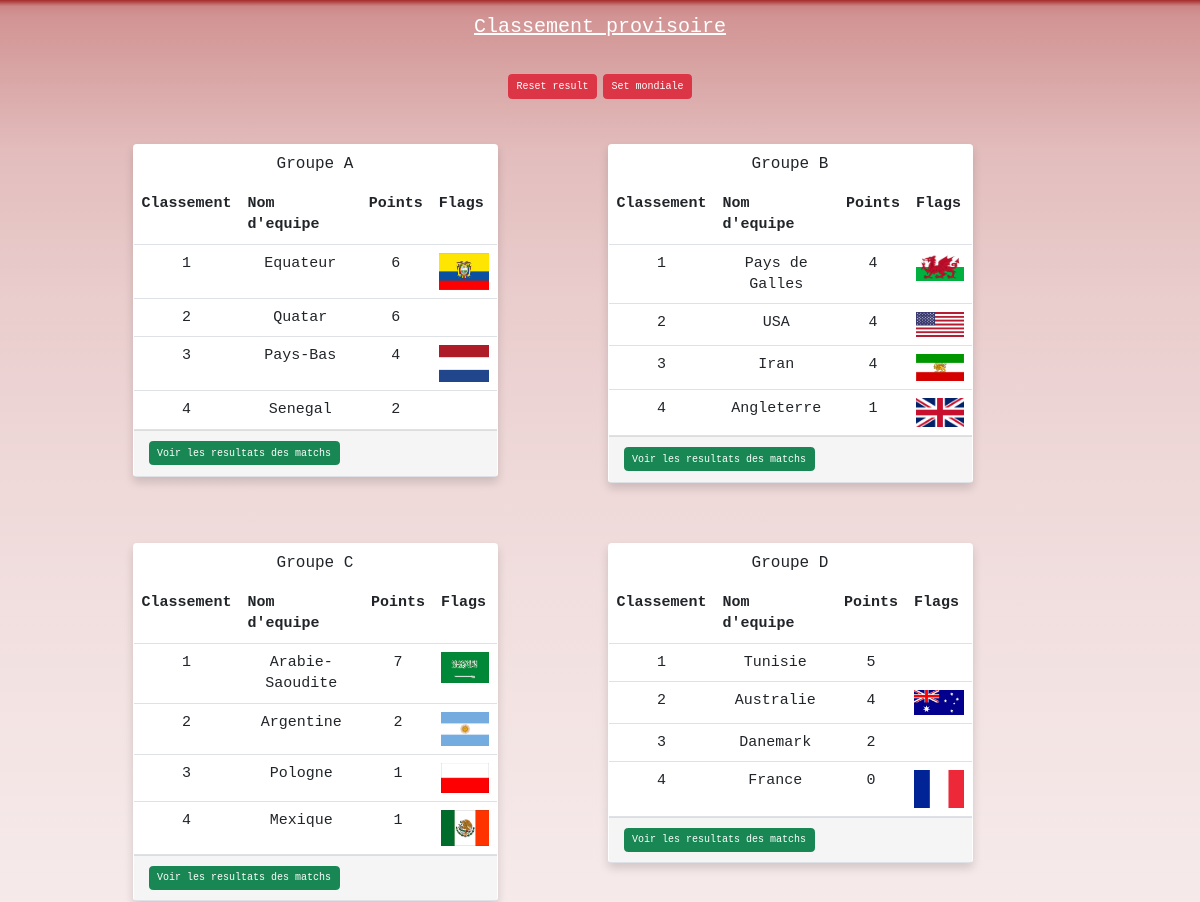
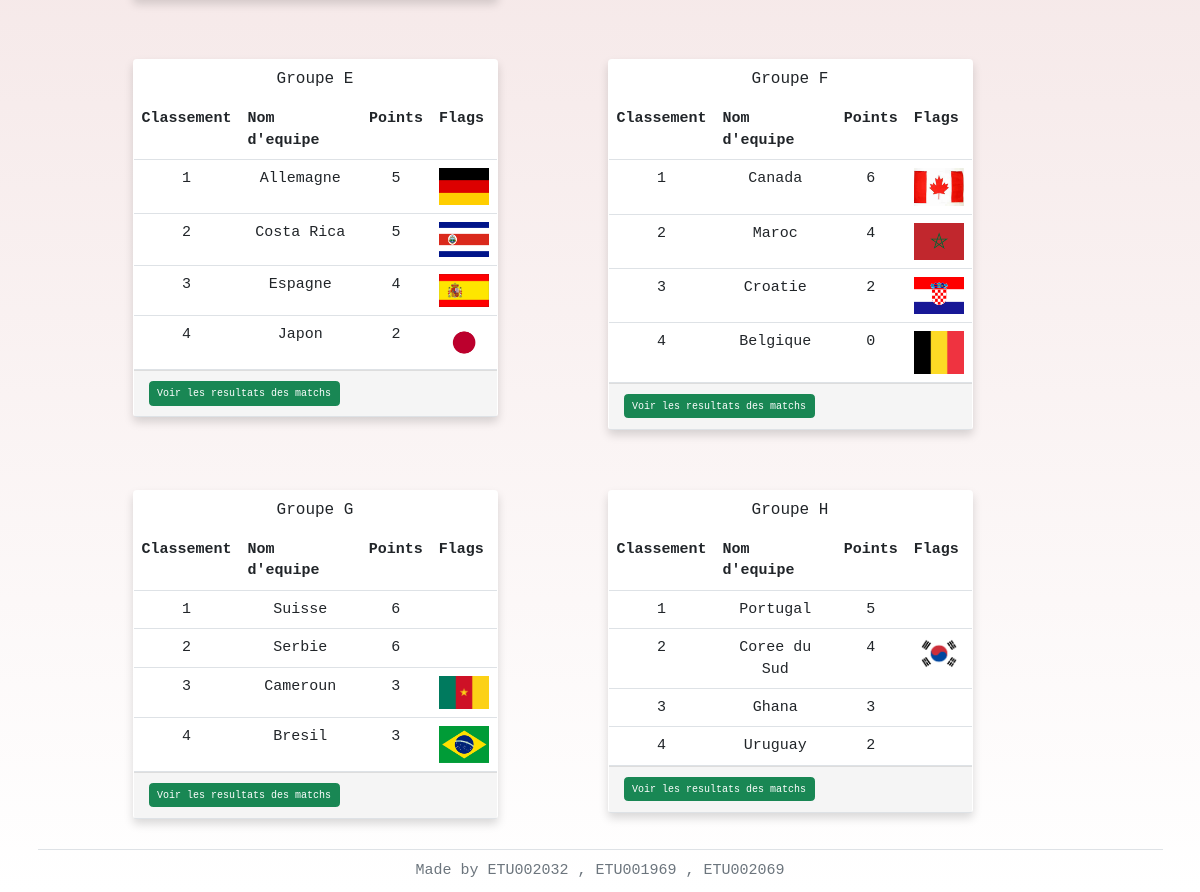
Page /Match.php on the committed database (2 pictures, top to bottom).
### tables this page shows
CREATE TABLE `pool` (
    `idPool` varchar(10) NOT NULL,
    `poolName` varchar(10) DEFAULT NULL,
    `bgc` varchar(50) DEFAULT NULL
  );

CREATE TABLE `equipe` (
  `idEquipe` varchar(10) NOT NULL,
  `idPool` varchar(10) DEFAULT NULL,
  `nomEquipe` varchar(50) DEFAULT NULL,
  `Points` int(11) DEFAULT NULL,
  `image` varchar(250) DEFAULT NULL,
  `bgc` varchar(50) DEFAULT NULL
);

### php/inc/connection.php (called while the page is built, shortened)
<?php
    function connect(){
        $host = "127.0.0.1";
        $port = "3306";
        $user = "root";
        $pw = "";
        $base = "mysql:host=%s;port=%s;dbname=mondiale";
        $base = sprintf($base , $host , $port);
        try{
            $connection = new PDO( $base , $user , $pw );
            return $connection;
        }catch( PDOException $erreur ){
            echo $erreur->getMessage();
        }
    }

### php/inc/function.php (called while the page is built, shortened)
<?php
	function getAllEquip($pdo){
		$query = "Select * from Equipe join Pool on Equipe.idPool = Pool.idPool order by Pool.idPool";
		$query = $pdo->query($query);
		$valiny = $query->fetchAll(PDO::FETCH_ASSOC);
		return $valiny;
	}
	function getPool( $pdo ){
		$query = "Select * from pool";
		$query = $pdo->query($query);
		$valiny = $query->fetchAll(PDO::FETCH_ASSOC);
		return $valiny;
	}
	function getEquipePerPool( $pdo ){
		$allEquip = getAllEquip( $pdo );
		$pools = createPool( $allEquip );
		return $pools;
	}
	function createPool( $allEquip ){
		$Pool = array();
		$temp = array();
		foreach( $allEquip as $equip ){
			$temp[] = $equip;
			if( count( $temp ) == 4 ){
				$Pool[] = $temp;
				$temp = array();
			}
		}
		return $Pool;
	}
	function setMatch( $currentGroupe , $pdo ){
		for( $i = 0 ; $i < count($currentGroupe) ; $i++ ){
			$player = $currentGroupe[$i];
			for( $j = $i + 1 ; $j < count($currentGroupe) ; $j++ ){
				$player2 = $currentGroupe[$j];
				$points = getUserPoints( $player['idEquipe'] , $pdo );
				$points2 = getUserPoints( $player2['idEquipe'] , $pdo );
				$score1 = randomScore();
				$score2 = randomScore();
				$allPoints = checkWinOrLose( $score1 , $score2 );
				$score = $score1." - ".$score2;
				$latestMatch = getLastMatchId( $pdo );
			}
		}
	}
	function getPrediction( $pdo ){
		$pools = getEquipePerPool($pdo);
		foreach( $pools as $pool ){
			setMatch( $pool , $pdo );
		}
		$classement = getClassement( $pdo );
		return $classement;
	}
	function getClassement( $pdo ){
		$query = " Select * from Equipe join Pool on Equipe.idPool = Pool.idPool order by Pool.idPool asc , Equipe.Points desc ";
		$query = $pdo->query( $query );
		$valiny = $query->fetchAll(PDO::FETCH_ASSOC);
		$valiny = createPool( $valiny );
		return $valiny;
	}
	function getUserPoints( $idEquipe , $pdo ){
		$query = "Select Points from Equipe where idEquipe = '%s'";
		$query = sprintf( $query , $idEquipe );
		$query = $pdo->query( $query );
		$valiny = $query->fetchAll(PDO::FETCH_ASSOC);
		$valiny = $valiny[0]['Points'];
		return $valiny;
	}
	function checkWinOrLose( $player1 , $player2 ){
		if( $player1 > $player2 ){
			return [ 3 , 0 ];
		}elseif ( $player1 == $player2 ) {
			return [ 1 , 1 ];
		}elseif( $player2 > $player1 ){
			return [ 0 , 3 ];
		}
	}
	function updatePoints( $idEquipe , $score , $pdo ){
		$query = " Update equipe set Points = %d where idEquipe = '%s'";
	}
	function insertMatch( $idEquipe1 , $idEquipe2 , $score , $pdo){
		$query = "insert into Exhibition( idEquipe1 , idEquipe2 , score ) values ( '%s' , '%s' ,'%s' )";
	}
	function getLastMatchId( $pdo ){
		$query = "select idMatch from exhibition order by idMatch desc";
		$query = $pdo->query($query);
		$valiny = $query->fetchAll(PDO::FETCH_ASSOC);
		$valiny = $valiny[0]['idMatch'];
		return $valiny;
	}
	function insertScore( $score1 , $score2 , $idMatch , $pdo){
		$query = "insert into score( score1 , score2 , idMatch ) values ( %d , %d , %d)";
	}
	function randomScore(){
		return rand( 0 , 7 );
	}
?>

### Match.php (the view, shortened to what this page needs)
<?php
	include("./php/inc/connection.php");
	include("./php/inc/function.php");
	$simulation = getPrediction(connect());
	$poolName = getPool(connect());
?>
<!DOCTYPE html>
<html lang="en">
<head>
	<link rel="stylesheet" href="./assets/dist/css/bootstrap.min.css">
	<link rel="stylesheet" href="./assets/dist5/css/bootstrap.min.css">
	<link rel="stylesheet" href="./assets/css/Style.css">
</head>
<body>
	<div class="container">
		<div class=" row allEquips-Container">
			<h2 class="text-center text-white text-underlined py-4">
				<u>
					Classement provisoire
				</u>
			</h2>
			<div class=" delete text-center my-4">
				<a href="./php/traitement/Delete.php" class="link btn btn-danger">
					Reset result
				</a>
				<a href="./php/InitMondiale.php" class="link btn btn-danger">
					Set mondiale
				</a>
			</div>
			<?php
				for( $i = 0 ; $i < count($poolName) ; $i++ ){ ?>
						<div class="col-md-4 offset-md-1 fs-4">
							<div class="panel border-bottom shadow my-5 bg-body rounded">
								<div class="panel-heading">
									<h2 class="panel-title text-center">
										<?php echo $poolName[$i]['poolName']; ?>
									</h2>
								</div>
								<table class="table p-3">
									<th class="titles">Classement</th>
									<th class="titles">Nom d'equipe</th>
									<th class="titles">Points</th>
									<th class="titles">Flags</th>
									<?php
										for( $j = 0 ; $j < count($simulation[$i]) ; $j++ ){
											$equip = $simulation[$i][$j];
										?>
											<tr class="rows">
												<td class="column text-center">
													<?php echo $j + 1 ; ?>
												</td>
												<td class="column text-center">
													<?php echo $equip['nomEquipe'] ?>
												</td>
												<td class="column text-center">
													<?php echo $equip['Points'] ?>
												</td>
												<td class="column text-center">
													<img src="./assets/img/<?php echo $equip['image'] ?>" alt="" class="img-fluid myimg">
												</td>
											</tr>
										<?php }
									?>
								</table>
								<div class="panel-footer fs-4">
									<a href="./php/ListMatch.php?idPool=<?php echo $poolName[$i]['idPool'] ?>" class="btn btn-success">
										Voir les resultats des matchs
									</a>
								</div>
							</div>
						</div>
				<?php }
			?>
		</div>
		<footer class="footer text-center text-secondary p-3 border-top fs-4">
			Made by ETU002032 , ETU001969 , ETU002069
		</footer>
	</div>
</body>
</html>

### assets/css/Style.css (style rules this page uses)
body { font-family: monospace; background: linear-gradient( to bottom , brown , 1% , white ); background-repeat: no-repeat; background-size: cover; }
.myimg { width: 50px; }

### rows in the picture
pool: poolName "Groupe A"
equipe: nomEquipe "Equateur", Points "6", image (picture)
equipe: nomEquipe "Quatar", Points "6"
equipe: nomEquipe "Pays-Bas", Points "4", image (picture)
equipe: nomEquipe "Senegal", Points "2"
pool: poolName "Groupe B"
equipe: nomEquipe "Pays de Galles", Points "4", image (picture)
equipe: nomEquipe "USA", Points "4", image (picture)
equipe: nomEquipe "Iran", Points "4", image (picture)
equipe: nomEquipe "Angleterre", Points "1", image (picture)
pool: poolName "Groupe C"
equipe: nomEquipe "Arabie-Saoudite", Points "7", image (picture)
equipe: nomEquipe "Argentine", Points "2", image (picture)
equipe: nomEquipe "Pologne", Points "1", image (picture)
equipe: nomEquipe "Mexique", Points "1", image (picture)
pool: poolName "Groupe D"
equipe: nomEquipe "Tunisie", Points "5"
equipe: nomEquipe "Australie", Points "4", image (picture)
equipe: nomEquipe "Danemark", Points "2"
equipe: nomEquipe "France", Points "0", image (picture)
pool: poolName "Groupe E"
equipe: nomEquipe "Allemagne", Points "5", image (picture)
equipe: nomEquipe "Costa Rica", Points "5", image (picture)
equipe: nomEquipe "Espagne", Points "4", image (picture)
equipe: nomEquipe "Japon", Points "2", image (picture)
pool: poolName "Groupe F"
equipe: nomEquipe "Canada", Points "6", image (picture)
equipe: nomEquipe "Maroc", Points "4", image (picture)
equipe: nomEquipe "Croatie", Points "2", image (picture)
equipe: nomEquipe "Belgique", Points "0", image (picture)
pool: poolName "Groupe G"
equipe: nomEquipe "Suisse", Points "6"
equipe: nomEquipe "Serbie", Points "6"
equipe: nomEquipe "Cameroun", Points "3", image (picture)
equipe: nomEquipe "Bresil", Points "3", image (picture)
pool: poolName "Groupe H"
equipe: nomEquipe "Portugal", Points "5"
equipe: nomEquipe "Coree du Sud", Points "4", image (picture)
equipe: nomEquipe "Ghana", Points "3"
equipe: nomEquipe "Uruguay", Points "2"
